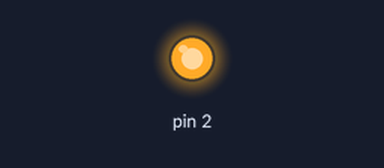
This sketch was run on a simulated Arduino Uno, built with avr-gcc and run on an emulated ATmega328P. On the bench: output pins drawn as LEDs (lit = HIGH).

Above: at 0.1 s.
At 1.1 s:
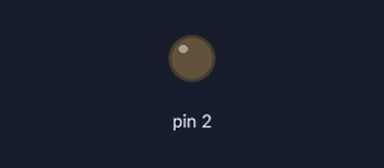
Timing chart, 0 to 2.6 s (numbered marks = the images above):
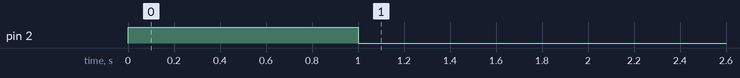

The sketch:

sketch2.ino
```cpp
/* Turn on LED connected to Pin 2 for 1 s. */

void setup()
{
    pinMode(2, OUTPUT);
    digitalWrite(2, HIGH);
    delay(1000);
    digitalWrite(2, LOW);
}

void loop()
{

}
```
